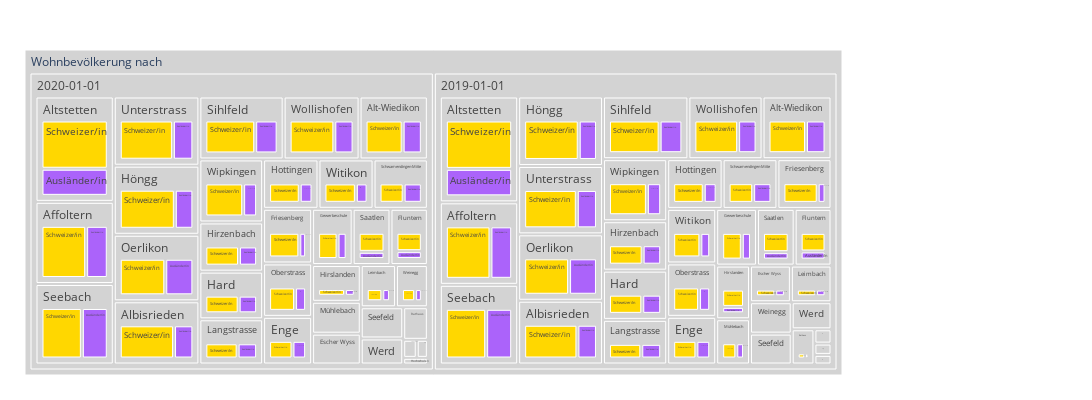

This figure's notebook cell:
### Code cell
myTreemapAgg = data2betested.loc['2019':'2020']  \
    .groupby(['StichtagDatJahr', 'QuarLang', 'HerkunftLang']) \
    .agg(sum_WBev=('AnzBestWir', 'sum')) \
    .sort_values('sum_WBev', ascending=True) 

fig = px.treemap(myTreemapAgg.reset_index(), path=[px.Constant("Wohnbevölkerung nach "), 'StichtagDatJahr', 'QuarLang', 'HerkunftLang']
                 , values='sum_WBev'
                 , color='HerkunftLang'
                 ## bei discrete scales (bei Klassen und Strings):                 
                 #, color_discrete_map={'(?)':'lightgrey','EVP':'gold', 'Ausländer/in':'#FF3030', 'PdA':'#EE3B3B', 'Grüne':'#A2CD5A','GLP':'#CAFF70','Die Mitte':'orange','FDP':'#104E8B','AL':'deeppink','SVP':'forestgreen', 'FL ZÜRI':'#8B864E','Volt':'#lightblue' }         
                 , color_discrete_map={'(?)':'lightgrey','Schweizer/in':'gold', 'SP':'#FF3030' }               
                 ## bei continuous scales (bei Zahlenwerten):
                , color_continuous_scale='blues'
                #, color_continuous_midpoint=np.average(df['AnzBestWir'], weights=df['AnzBestWir'])   
                 ,height=400
                 ,width=1100
                )
fig.update_traces(root_color="grey")
fig.update_layout(margin = dict(t=50, l=25, r=250, b=25))
fig.show()

### Figure 1 — Plotly figure (JSON) as saved in the notebook; plotly's stock layout.template omitted (floating-point values rounded to 4 significant figures; data arrays with more than 128 entries replaced by an {"elided": "..."} marker saying what was removed)
{"data": [{"branchvalues": "total", "customdata": {"elided": "207x1 str values"}, "domain": {"x": [0, 1], "y": [0, 1]}, "hovertemplate": "labels=%{label}<br>sum_WBev=%{value}<br>parent=%{parent}<br>id=%{id}<br>HerkunftLang=%{customdata[0]}<extra></extra>", "ids": {"elided": "207 str values"}, "labels": {"elided": "207 str values"}, "marker": {"colors": {"elided": "207 str values"}}, "name": "", "parents": {"elided": "207 str values"}, "root": {"color": "grey"}, "type": "treemap", "values": {"elided": "207 int values"}}], "layout": {"height": 400, "legend": {"tracegroupgap": 0}, "margin": {"b": 25, "l": 25, "r": 250, "t": 50}, "width": 1100}}
